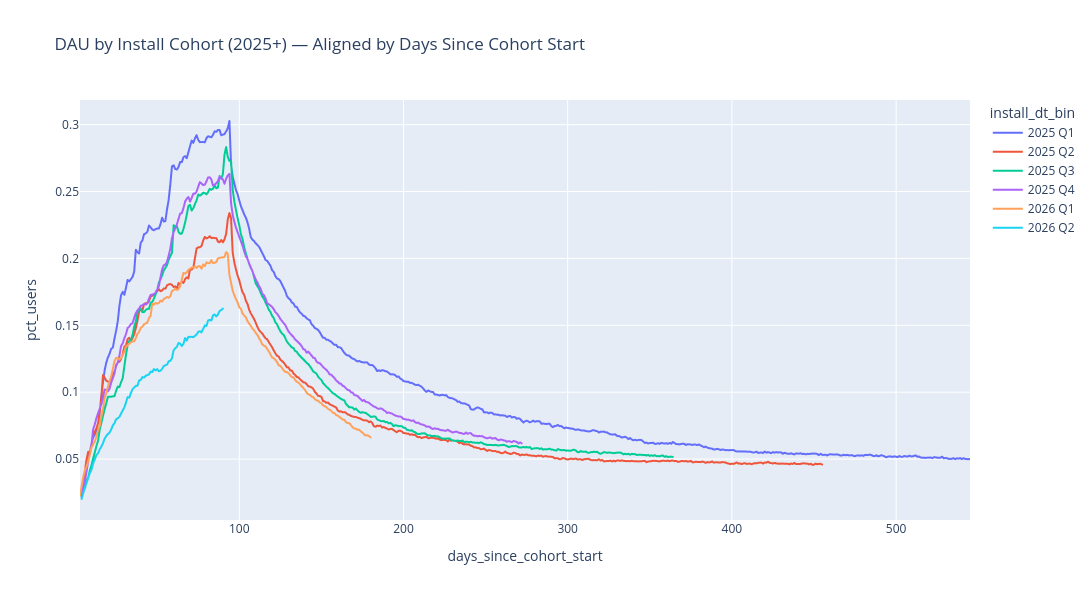

The notebook cell this image was saved under:
### Code cell
# Create a chart with install cohorts from 2025 onwards, aligned by days since cohort start
cohort_data_2025_plus = cohort_data[cohort_data['install_dt_bin'].isin(['2025 Q1', '2025 Q2', '2025 Q3', '2025 Q4', '2026 Q1', '2026 Q2','2026 Q3'])]

# Get the install start date for each cohort
cohort_starts = {
    '2025 Q1': pd.Timestamp('2025-01-01'),
    '2025 Q2': pd.Timestamp('2025-04-01'),
    '2025 Q3': pd.Timestamp('2025-07-01'),
    '2025 Q4': pd.Timestamp('2025-10-01'),
    '2026 Q1': pd.Timestamp('2026-01-01'),
    '2026 Q2': pd.Timestamp('2026-04-01'),
    '2026 Q3': pd.Timestamp('2026-07-01'),
}

# Add days since cohort start
cohort_data_2025_plus_aligned = cohort_data_2025_plus.copy()
cohort_data_2025_plus_aligned['days_since_cohort_start'] = cohort_data_2025_plus_aligned.apply(
    lambda row: (pd.Timestamp(row['dt']) - cohort_starts[row['install_dt_bin']]).days,
    axis=1
)

fig = px.line(
    cohort_data_2025_plus_aligned,
    x='days_since_cohort_start',
    y='pct_users',
    color='install_dt_bin',
    title='DAU by Install Cohort (2025+) — Aligned by Days Since Cohort Start',
    hover_data={'install_dt_bin': True, 'pct_users': ':.2%', 'users': ':.0f'},
    markers=False,
)

fig.update_layout(
    height=600,
    width=1200,
)

fig.show()

### Figure 1 — Plotly figure (JSON) as saved in the notebook; plotly's stock layout.template omitted (floating-point values rounded to 4 significant figures; data arrays with more than 128 entries replaced by an {"elided": "..."} marker saying what was removed)
{"data": [{"customdata": {"elided": "542x2 mixed values"}, "hovertemplate": "install_dt_bin=%{customdata[0]}<br>days_since_cohort_start=%{x}<br>pct_users=%{y:.2%}<br>users=%{customdata[1]:.0f}<extra></extra>", "legendgroup": "2025 Q1", "line": {"color": "#636efa", "dash": "solid"}, "marker": {"symbol": "circle"}, "mode": "lines", "name": "2025 Q1", "showlegend": true, "type": "scattergl", "x": {"elided": "542 int values"}, "xaxis": "x", "y": {"elided": "542 float values"}, "yaxis": "y"}, {"customdata": {"elided": "451x2 mixed values"}, "hovertemplate": "install_dt_bin=%{customdata[0]}<br>days_since_cohort_start=%{x}<br>pct_users=%{y:.2%}<br>users=%{customdata[1]:.0f}<extra></extra>", "legendgroup": "2025 Q2", "line": {"color": "#EF553B", "dash": "solid"}, "marker": {"symbol": "circle"}, "mode": "lines", "name": "2025 Q2", "showlegend": true, "type": "scattergl", "x": {"elided": "451 int values"}, "xaxis": "x", "y": {"elided": "451 float values"}, "yaxis": "y"}, {"customdata": {"elided": "360x2 mixed values"}, "hovertemplate": "install_dt_bin=%{customdata[0]}<br>days_since_cohort_start=%{x}<br>pct_users=%{y:.2%}<br>users=%{customdata[1]:.0f}<extra></extra>", "legendgroup": "2025 Q3", "line": {"color": "#00cc96", "dash": "solid"}, "marker": {"symbol": "circle"}, "mode": "lines", "name": "2025 Q3", "showlegend": true, "type": "scattergl", "x": {"elided": "360 int values"}, "xaxis": "x", "y": {"elided": "360 float values"}, "yaxis": "y"}, {"customdata": {"elided": "269x2 mixed values"}, "hovertemplate": "install_dt_bin=%{customdata[0]}<br>days_since_cohort_start=%{x}<br>pct_users=%{y:.2%}<br>users=%{customdata[1]:.0f}<extra></extra>", "legendgroup": "2025 Q4", "line": {"color": "#ab63fa", "dash": "solid"}, "marker": {"symbol": "circle"}, "mode": "lines", "name": "2025 Q4", "showlegend": true, "type": "scattergl", "x": {"elided": "269 int values"}, "xaxis": "x", "y": {"elided": "269 float values"}, "yaxis": "y"}, {"customdata": {"elided": "178x2 mixed values"}, "hovertemplate": "install_dt_bin=%{customdata[0]}<br>days_since_cohort_start=%{x}<br>pct_users=%{y:.2%}<br>users=%{customdata[1]:.0f}<extra></extra>", "legendgroup": "2026 Q1", "line": {"color": "#FFA15A", "dash": "solid"}, "marker": {"symbol": "circle"}, "mode": "lines", "name": "2026 Q1", "showlegend": true, "type": "scattergl", "x": {"elided": "178 int values"}, "xaxis": "x", "y": {"elided": "178 float values"}, "yaxis": "y"}, {"customdata": {"elided": "87x2 mixed values"}, "hovertemplate": "install_dt_bin=%{customdata[0]}<br>days_since_cohort_start=%{x}<br>pct_users=%{y:.2%}<br>users=%{customdata[1]:.0f}<extra></extra>", "legendgroup": "2026 Q2", "line": {"color": "#19d3f3", "dash": "solid"}, "marker": {"symbol": "circle"}, "mode": "lines", "name": "2026 Q2", "showlegend": true, "type": "scattergl", "x": [4, 5, 6, 7, 8, 9, 10, 11, 12, 13, 14, 15, 16, 17, 18, 19, 20, 21, 22, 23, 24, 25, 26, 27, 28, 29, 30, 31, 32, 33, 34, 35, 36, 37, 38, 39, 40, 41, 42, 43, 44, 45, 46, 47, 48, 49, 50, 51, 52, 53, 54, 55, 56, 57, 58, 59, 60, 61, 62, 63, 64, 65, 66, 67, 68, 69, 70, 71, 72, 73, 74, 75, 76, 77, 78, 79, 80, 81, 82, 83, 84, 85, 86, 87, 88, 89, 90], "xaxis": "x", "y": [0.02016, 0.02478, 0.0283, 0.0321, 0.03599, 0.03953, 0.04209, 0.04678, 0.04969, 0.05302, 0.05437, 0.05718, 0.05931, 0.06189, 0.06522, 0.06728, 0.06872, 0.06974, 0.07207, 0.0752, 0.07678, 0.07981, 0.08044, 0.08158, 0.08387, 0.08626, 0.08862, 0.09226, 0.09632, 0.09588, 0.09947, 0.1022, 0.1035, 0.1047, 0.1048, 0.1088, 0.1091, 0.1113, 0.1109, 0.1123, 0.1128, 0.1133, 0.1154, 0.115, 0.1172, 0.1163, 0.1172, 0.1156, 0.1161, 0.1173, 0.1195, 0.1201, 0.1207, 0.1231, 0.1234, 0.1253, 0.1313, 0.1328, 0.1339, 0.1368, 0.1362, 0.1345, 0.1362, 0.1405, 0.1386, 0.1414, 0.1414, 0.1414, 0.1411, 0.1421, 0.1431, 0.1451, 0.1455, 0.1447, 0.1473, 0.1499, 0.1495, 0.1536, 0.1541, 0.1536, 0.1574, 0.1581, 0.1566, 0.158, 0.1608, 0.1614, 0.1625], "yaxis": "y"}], "layout": {"height": 600, "legend": {"title": {"text": "install_dt_bin"}, "tracegroupgap": 0}, "title": {"text": "DAU by Install Cohort (2025+) — Aligned by Days Since Cohort Start"}, "width": 1200, "xaxis": {"anchor": "y", "domain": [0, 1], "title": {"text": "days_since_cohort_start"}}, "yaxis": {"anchor": "x", "domain": [0, 1], "title": {"text": "pct_users"}}}}
